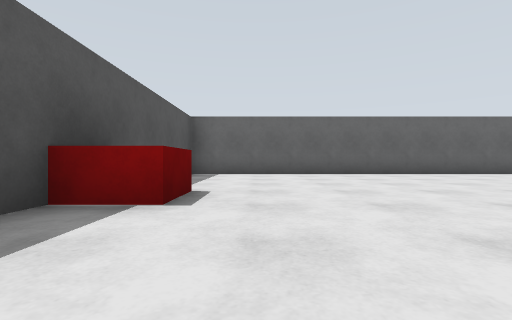
View 1 (above)

24 first-person views from a walk through a Gazebo world. The camera is 0.72 m above the floor, looks level and sees 85° across. The floor is counted in squares, 2 m on a side. Each view is taken from the middle of a square. On the plan, view 1 faces up. The plan holds only what a view shows up to about 9 squares ahead; the rest is blank.

View 2
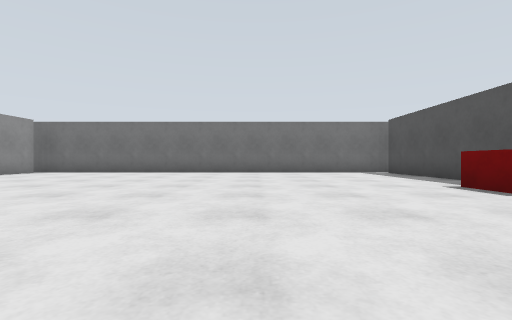

View 3
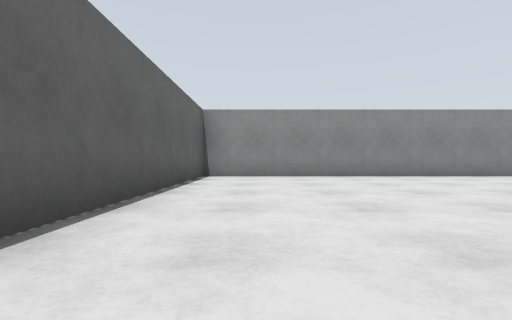

View 4
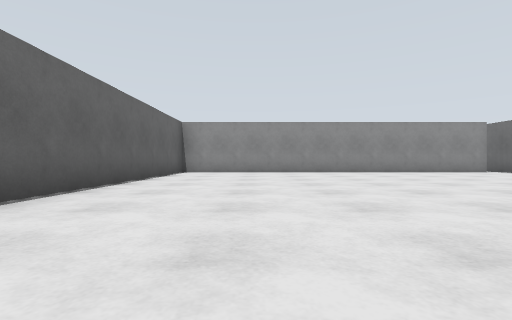

View 5
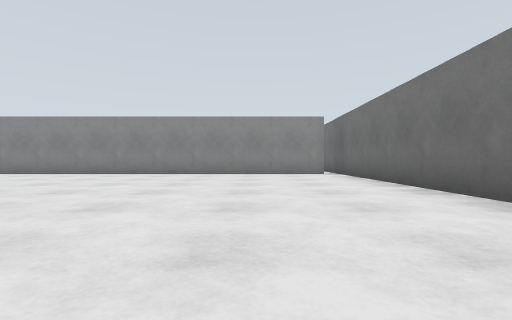

View 6
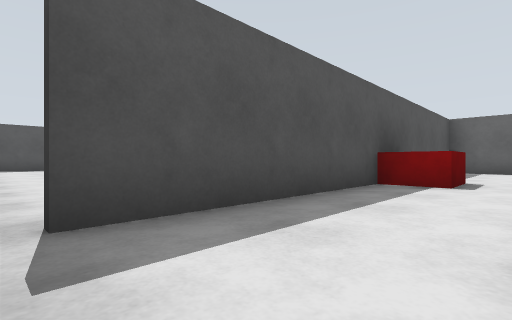

View 7
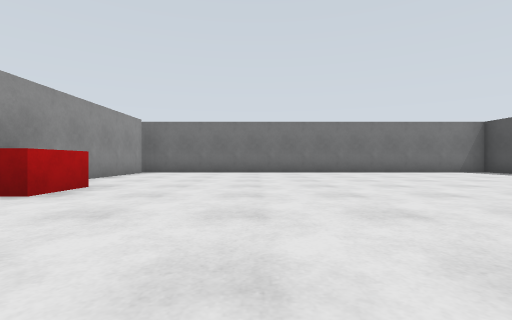

View 8
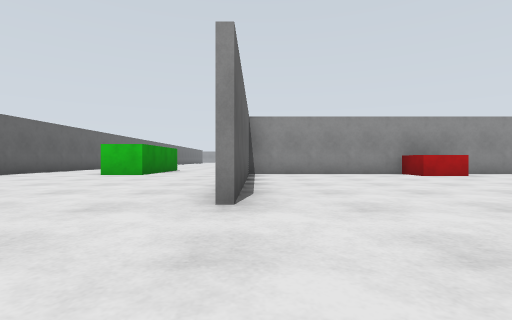

View 9
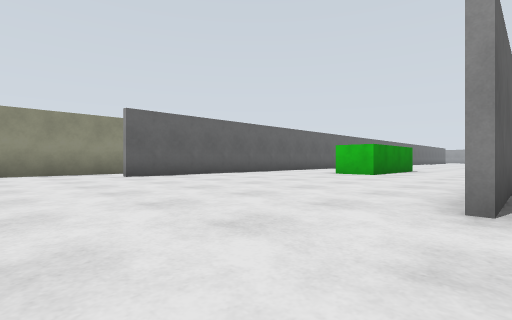

View 10
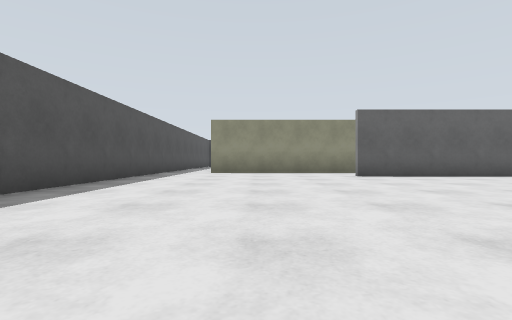

View 11
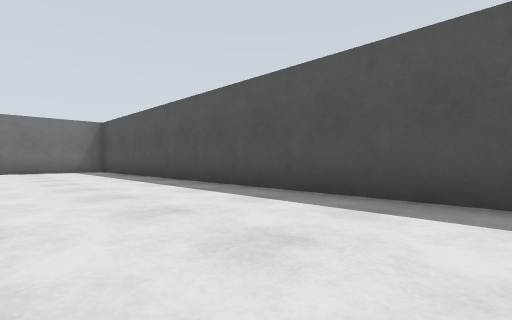

View 12
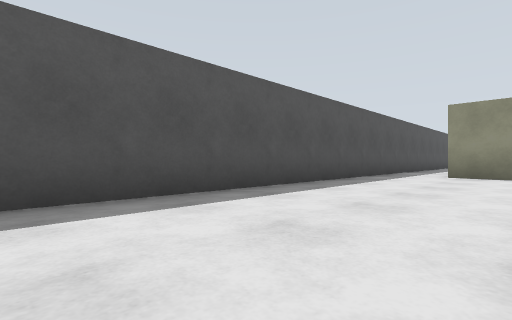

View 13
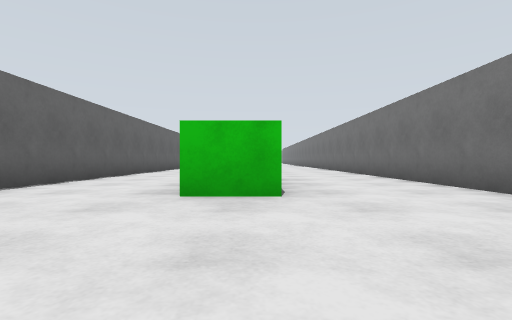

View 14
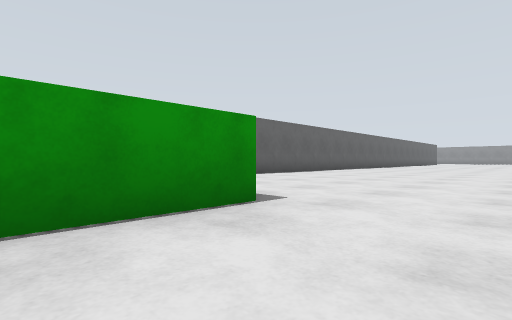

View 15
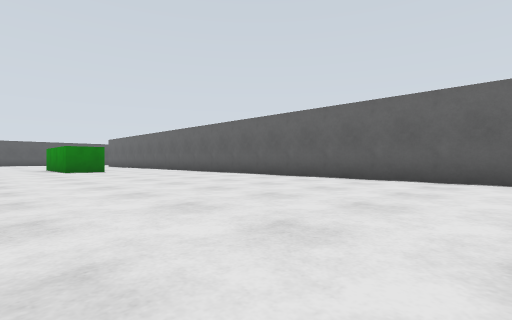

View 16
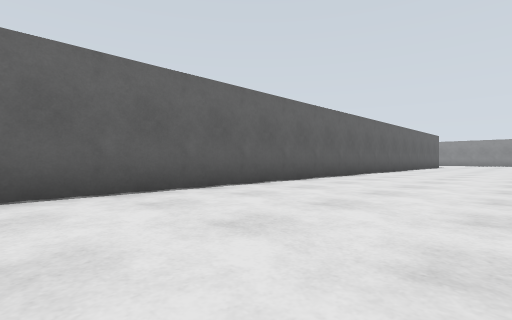

View 17
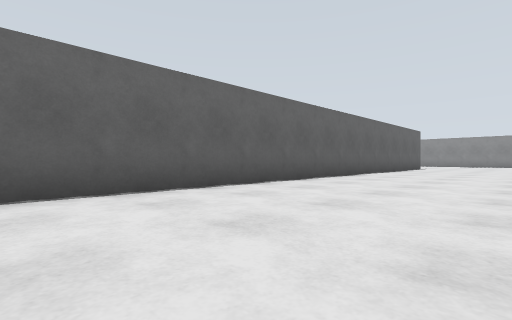

View 18
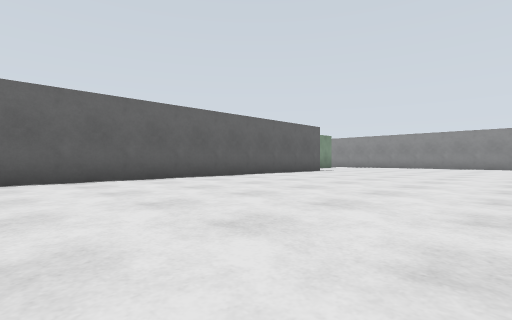

View 19
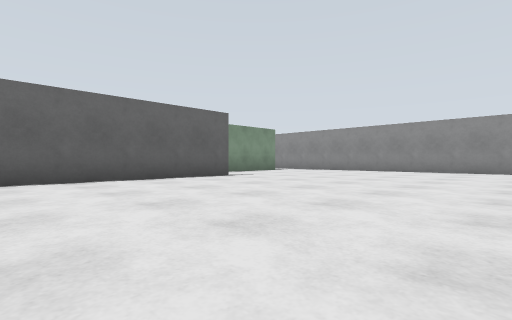

View 20
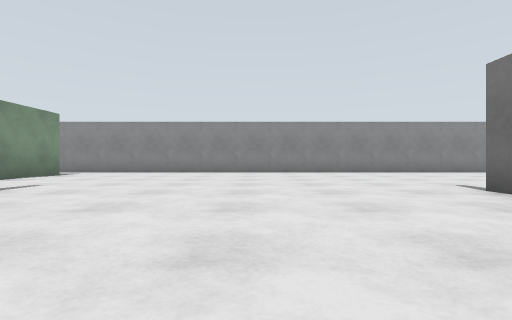

View 21
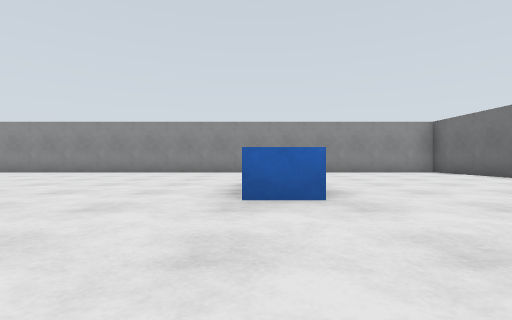

View 22
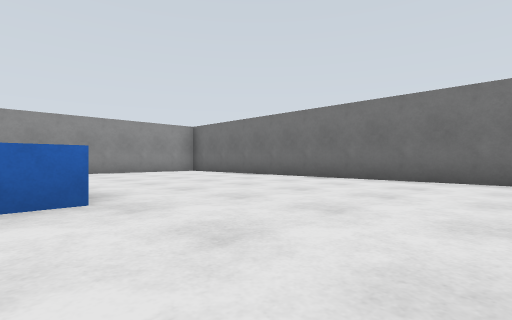

View 23
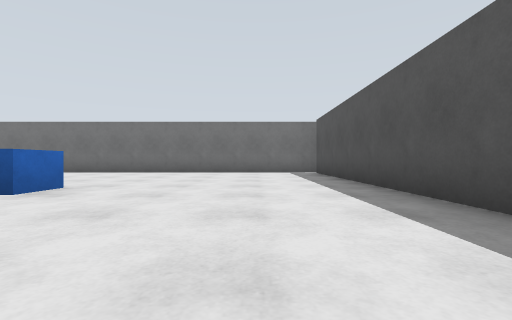

View 24
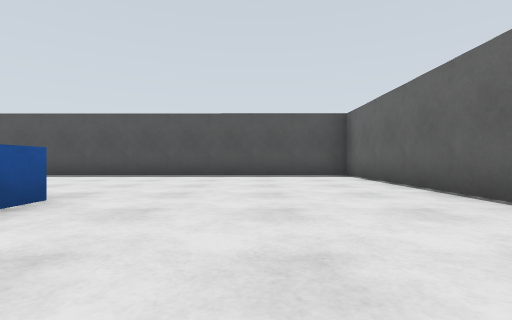

### Floor plan
Points are (right, up) in squares from view 1. A wall is a line through its corners. A room is listed if a view was taken in it or the views show most of it. See-through windows are left out.
Room 1 (views 1, 2, 3, 4, 5, 6)
walls: (-1.5, -2.2) (7.4, -2.2); (8.2, -1.9) (8.2, 7.2) (-2.1, 7.2); (-1.7, 7.3) (-1.7, -1.9)
ways out: opening at (-2, -2) to room 2; opening at (8, -2)
objects: red box (-2, 3) to (-1, 3)
Room 2 (views 7, 8, 9, 10, 11, 12, 13, 14, 15, 16, 17, 18, 19, 20, 21, 22, 23, 24)
walls: (-2.1, 7.3) (4, 7.3); (-2.1, 7.2) (-6.8, 7.2); (22.6, 7.2) (18.3, 7.2) (18.3, -1.7); (18.1, -2.2) (28.1, -2.2) (28.2, 15.8); (23.2, 13.2) (-6.8, 13.2); (-1.8, -1.7) (-1.8, 7.1); (-11.6, 18.2) (-11.7, -2.2) (-1.5, -2.2)
ways out: opening at (-2, -2) to room 1; opening at (-7, 14)
objects: green box (-2, 10) to (0, 10); blue box (23, 3) to (24, 3)

Positions as (right, up) in squares from view 1, and headings:
1: (0, 0), facing up
2: (2, 6), facing down
3: (2, 6), facing right
4: (0, 5), facing right
5: (1, 0), facing right
6: (0, -2), facing up-left
7: (-5, 6), facing down
8: (-9, 7), facing right
9: (-9, 7), facing up-right
10: (-9, 7), facing up
11: (-9, 7), facing down-left
12: (-9, 8), facing up-left
13: (-5, 10), facing right
14: (-1, 8), facing up-right
15: (10, 8), facing up-left
16: (8, 10), facing up-right
17: (11, 10), facing up-right
18: (15, 8), facing up-right
19: (19, 8), facing up-right
20: (20, 10), facing right
21: (20, 3), facing right
22: (20, 3), facing down-right
23: (20, 6), facing down
24: (25, 5), facing left
